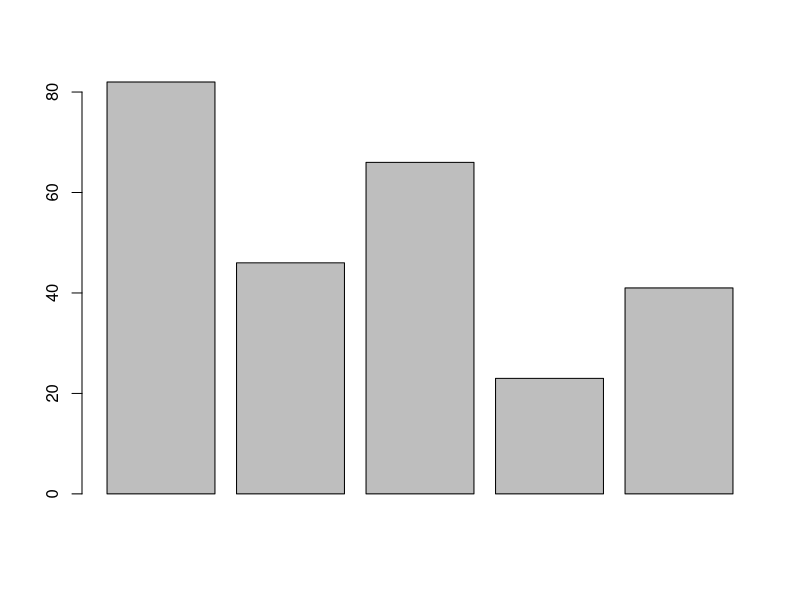
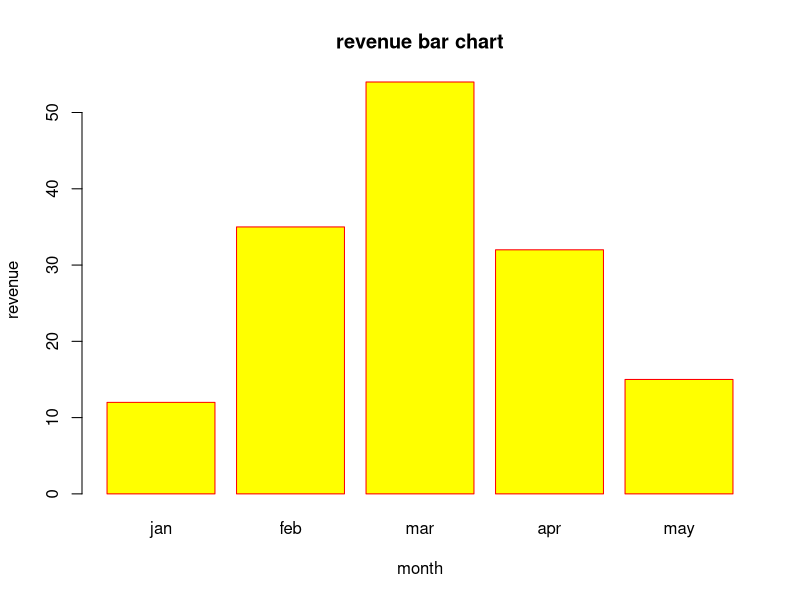
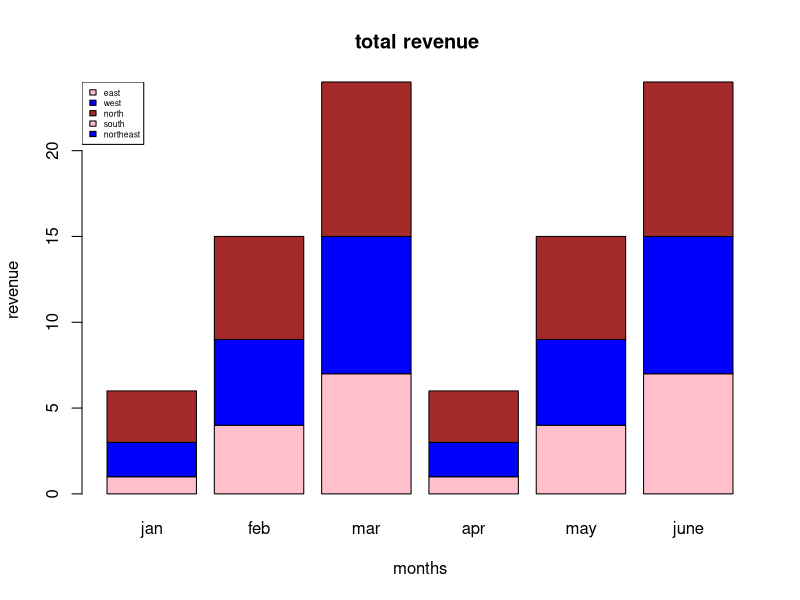

R code for these plots, in order:
# r bar chart

# A bar chart is a graphical representation used to display and compare 
# discrete categories of data through rectangular bars. The length or height of each bar is 
# proportional to the values that they represent, 
# making it easy to interpret and compare different data sets at a glance.


#barplot(vector,x,y,main,names.arg = ,col = )

# Parameters:
   
#   H: This parameter is a vector or matrix containing numeric values which are used in bar chart.
# xlab: This parameter is the label for x axis in bar chart.
# ylab: This parameter is the label for y axis in bar chart.
# main: This parameter is the title of the bar chart.
# names.arg: This parameter is a vector of names appearing under each bar in bar chart.
# col: This parameter is used to give colors to the bars in the graph.

h1 <- c(82,46,66,23,41)
barplot(h1)

h2 <- c(12,35,54,32,15)
m2 <- c("jan","feb",'mar','apr',"may")
barplot(h2,names.arg=m2,xlab="month",ylab="revenue",col=("yellow"),main="revenue bar chart",border="red")


# group bar chart and stacked bar chart
#agar bar ke bhi ander condition deni hai to phir matrix ka use karna padega
# legend ye batata hai ki graph kya represent kar raha hai

months <- c("jan","feb",'mar','apr',"may","june")
regions <- c("east","west","north","south","northeast")
revenue <- c(15,13,12,15,45)
values <- matrix(c(1,2,3,4,5,6,7,8,9),nrow = 3,ncol = 6)


barplot(values,xlab="months",ylab="revenue",main="total revenue ",names.arg=months,col = c("pink","blue","brown","red"))
legend("topleft",regions,cex = .52,fill=c("pink","blue","brown"))


